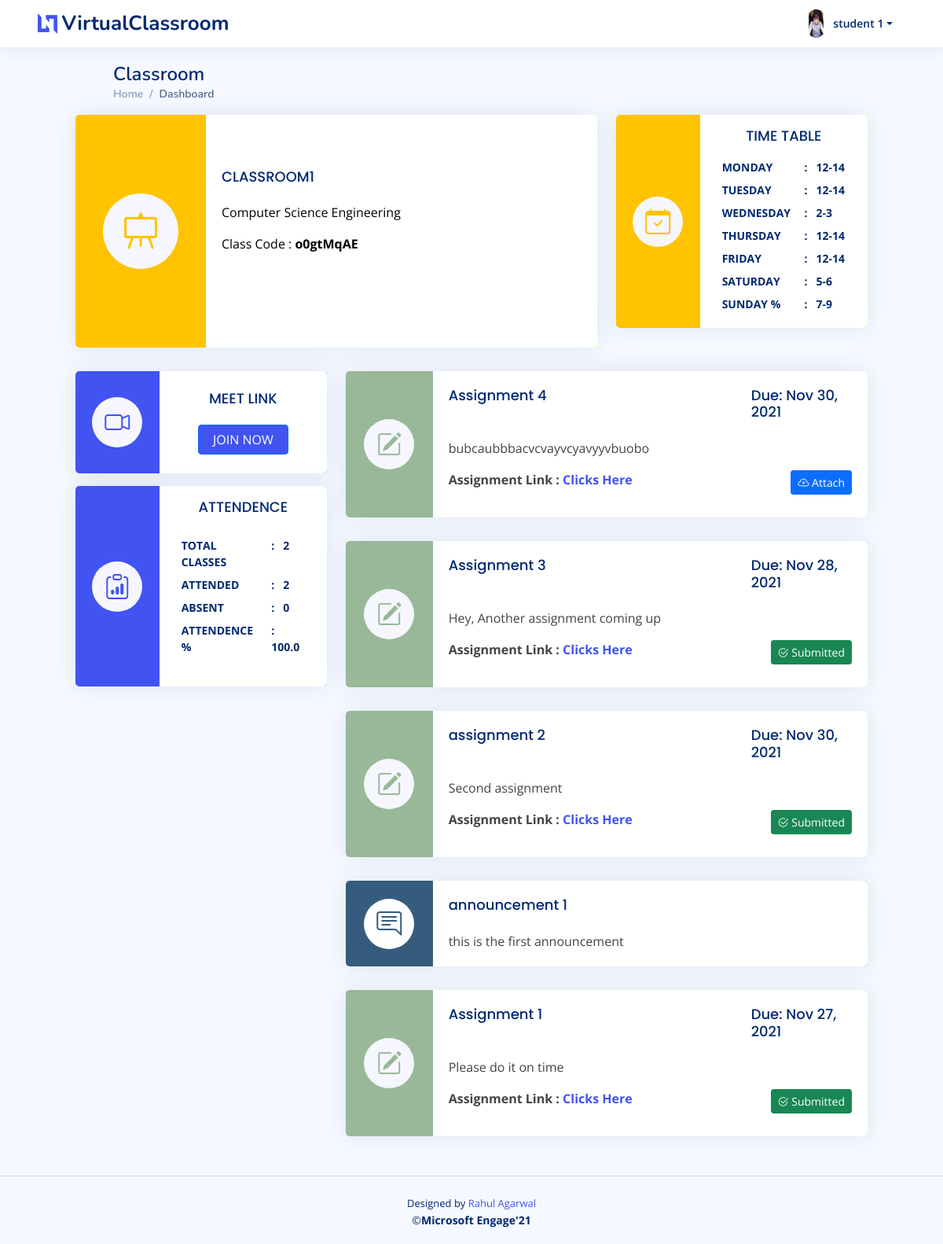
The page /student_subject/o0gtMqAE (signed in) on the database as committed earlier.
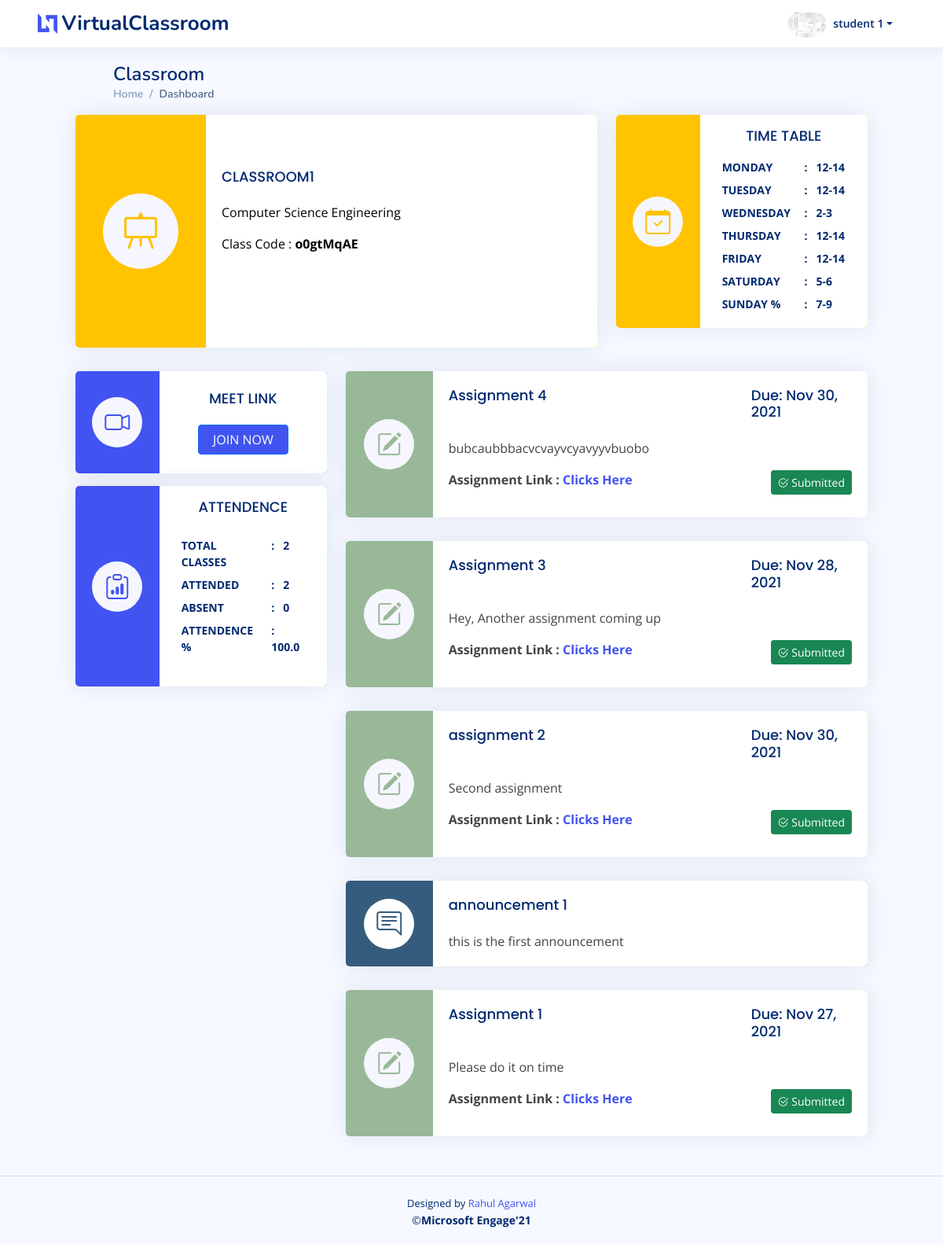
The same page on the database as committed later.
### myapp/models.py (models this page shows, shortened)
class StudentDetails(models.Model):
    studentId = models.ForeignKey(User,on_delete=models.CASCADE)
    studentName = models.CharField(max_length=100,null=False)
    studentPhone = PhoneNumberField(null=False, blank=False, unique=False, default='+91')
    studentGender = models.CharField(max_length=20,null=False)
    studentDOB = models.DateTimeField(default=datetime.now,null=True)
    studentDesc = models.TextField(blank=False,null=True)
    studentCollege = models.CharField(max_length=100,null=False)
    collegeState = models.CharField(max_length=50,null=False)
    yearOfStudy = models.CharField(max_length=2,null=True)
    studentPic = models.ImageField(upload_to='StudentPic/', null=True, blank=True)
    user_date = models.DateTimeField(default=datetime.now,null=True)

class Assignment(models.Model):
    assignmentId = models.CharField(max_length=10,primary_key=True)
    classId = models.ForeignKey(ClassRoom,on_delete=models.CASCADE)
    assignmentHeading = models.CharField(max_length=50,null=False)
    assignmentDescription = models.TextField(blank=False,null=False)
    publishedTime = models.DateTimeField(default=datetime.now,null=True)
    assignmentDueTime = models.DateTimeField(default=datetime.now,null=True)
    assignmentLink = models.TextField(blank=True,null=True)
    assignmentSubmission = models.TextField(null=True, blank=True, default='{}')

### myapp/views.py (the view, shortened to what this page needs)
# urls.py: path('student_subject/<pk>',views.studentSubject,name='studentSubject'),
@login_required
def studentSubject(request,pk):
    if request.user.is_active and not request.user.is_staff and not request.user.is_superuser:
        id=pk
        classDetails = ClassRoom.objects.get(classId=id)
        user=request.user
        userDetails = StudentDetails.objects.get(studentId = user.pk)
        attendenceObject = Attendence.objects.get(classId = id)
        attendenceList = json.loads(attendenceObject.studentAttendence)
        totalConducted = attendenceObject.totalClassConducted
        totalAttended = 0
        if user.username in attendenceList:
            totalAttended = int(attendenceList.get(user.username,0))
        totalAbsent = totalConducted - totalAttended
        attendencePercent = round((totalAttended/totalConducted)*100,1)
        record = []
        record.append(totalConducted)
        record.append(totalAttended)
        announcements = Announcement.objects.filter(classId = id).annotate(type=Value('announcement', CharField()))
        assignments = Assignment.objects.filter(classId = id).annotate(type=Value('assignment', CharField()))
        all_items = list(assignments) + list(announcements)
        all_items_feed = sorted(all_items, key=lambda obj: obj.publishedTime,reverse=True)
        context={
            'class' : classDetails,
            'all_items_feed' : all_items_feed,
            'totalConducted' : totalConducted,
            'totalAttended' : totalAttended,
            'totalAbsent' : totalAbsent,
            'attendencePercent' : attendencePercent,
            'userDetails' : userDetails
        }
        return render(request,'student/studentSubject.html',context)
    else:
        return redirect('studentLogin')

### myapp/templates/student/studentSubject.html (shortened to what the changed rows need)
{% extends 'base.html' %}
{% block content %}
{% load static %}
  <header id="header" class="header fixed-top d-flex align-items-center px-lg-5">
    <nav class="header-nav ms-auto">
      <ul class="d-flex align-items-center">
        <li class="nav-item dropdown pe-3">
          <a class="nav-link nav-profile d-flex align-items-center pe-0" href="#" data-bs-toggle="dropdown">
            <img src="{{ userDetails.studentPic.url }}" alt="Profile" class="rounded-circle">
            <span class="d-none d-md-block dropdown-toggle ps-2">{{user.first_name}} {{user.last_name}}</span>
          </a>
        </li>
      </ul>
    </nav>
  </header>
  <main id="main" class="main px-md-5 mx-md-5" >
    <div class="pagetitle px-xxl-2 px-lg-5">
      <h1>Classroom</h1>
    </div>
    <section class="section dashboard px-xxl-2 px-lg-0">
      <div class="row">
        <div class="col-lg-8">
          <div class="row">
                {% if all_items_feed%}
                  {% for item in all_items_feed %}
                      {% if item.type == 'announcement' %}
                        <div class="">
                          <div class="card info-card sales-card pb-0">
                           <div class="row g-0" style="background: #355C7D">
                             <div class="col-sm-2 align-self-center ">
                               <div class="card-icon rounded-circle d-flex align-items-center justify-content-center mx-auto bg-white">
                                 <i class="bi bi-chat-right-text " style="color:#355C7D"></i>
                               </div>
                             </div>
                             <div class="col-sm-10 bg-white" >
                               <div class="card-body">
                                 <div class="">
                                   <div class="">
                                     <h5 class="card-title">{{item.announcementHeading}}</h5>
                                   </div>
                                 </div>
                                 {{item.announcementDescription}}
                               </div>
                             </div>
                           </div>
                         </div>
                         </div>
                      {% elif item.type == 'assignment' %}
                      <div class="">
                         <div class="card info-card sales-card  pb-0">
                           <div class="row g-0" style="background: #99B898" >
                             <div class="col-sm-2 align-self-center"  >
                               <div class="card-icon rounded-circle d-flex align-items-center justify-content-center mx-auto" style="">
                                 <i class="bi bi-pencil-square " style="color: #99B898"></i>
                               </div>
                             </div>
                             <div class="col-sm-10 bg-white">
                               <div class="card-body">
                                 <div class="d-flex justify-content-between">
                                   <div class="col-sm-9">
                                     <h5 class="card-title">{{item.assignmentHeading}}</h5>
                                   </div>
                                   <div class="col-sm-3">
                                     <h5 class="card-title">Due: {{item.assignmentDueTime |date:"M d, Y" }}</h5>
                                   </div>
                                 </div>
                                  <p>{{item.assignmentDescription}}</p>
                                  {% if item.assignmentLink %}
                                  <div class="d-flex justify-content-between">
                                    <p><strong>Assignment Link : <a href="{{item.assignmentLink}}">Clicks Here</a></strong></p>
                                    <div style="text-align:right;">
                                      {% if user.username in item.assignmentSubmission %}
                                        <button class="btn btn-success btn-sm" type="button" name="button"><span class="bi bi-check2-circle"> </span>Submitted</button>
                                      {% else %}
                                      <div class="">
                                        <a href="#" data-bs-toggle="modal" data-bs-target="#{{item.assignmentId}}">
                                          <button class="btn btn-primary btn-sm" type="button" name="button"><span class="bi bi-cloud-plus"> </span> Attach</button>
                                        </a>
                                      </div>
                                      {% endif %}
                                    </div>
                                  </div>
                                  {% endif %}
                               </div>
                             </div>
                           </div>
                         </div>
                      </div>
                    {% endif %}
              {% endfor %}
              {% endif %}
          </div>
        </div>
      </div>
    </section>
  </main>
{% endblock %}

Rows that differ between the two databases and show on the page:
changed StudentDetails: studentPic: a different picture
changed Assignment "Assignment 4": assignmentLink "Attach" → "Submitted"
